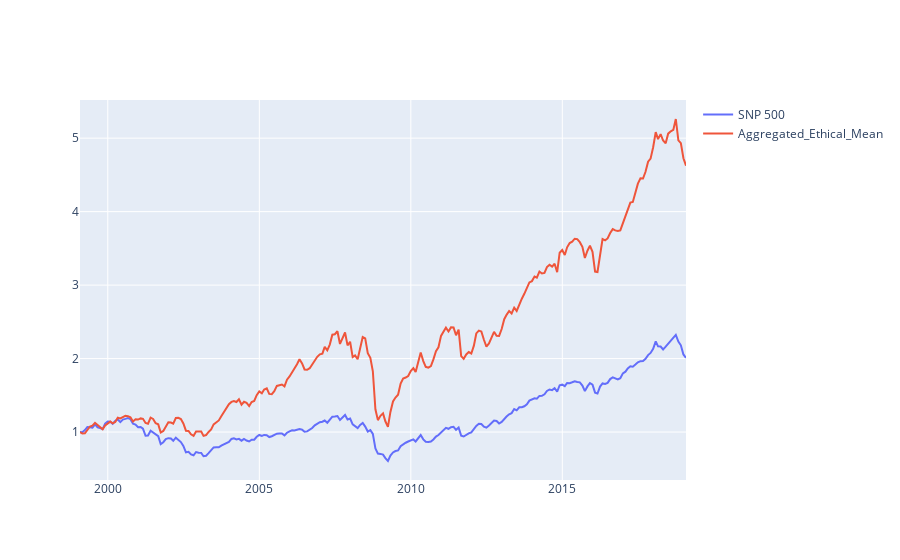

The notebook cell saved with this chart:
### Code cell
fig = go.Figure()

stocks = result.columns[1:]
# print(stocks)
for stock in stocks: 
    fig.add_trace(go.Scatter(x=result['Date'], y=result[stock],
                            mode='lines',
                            name=stock))

fig.show()

### Figure 1 — Plotly figure (JSON) as saved in the notebook; plotly's stock layout.template omitted (floating-point values rounded to 4 significant figures; data arrays with more than 128 entries replaced by an {"elided": "..."} marker saying what was removed)
{"data": [{"mode": "lines", "name": "SNP 500", "type": "scatter", "x": {"elided": "241 str values"}, "y": {"elided": "241 float values"}}, {"mode": "lines", "name": "Aggregated_Ethical_Mean", "type": "scatter", "x": {"elided": "241 str values"}, "y": {"elided": "241 float values"}}], "layout": {}}
